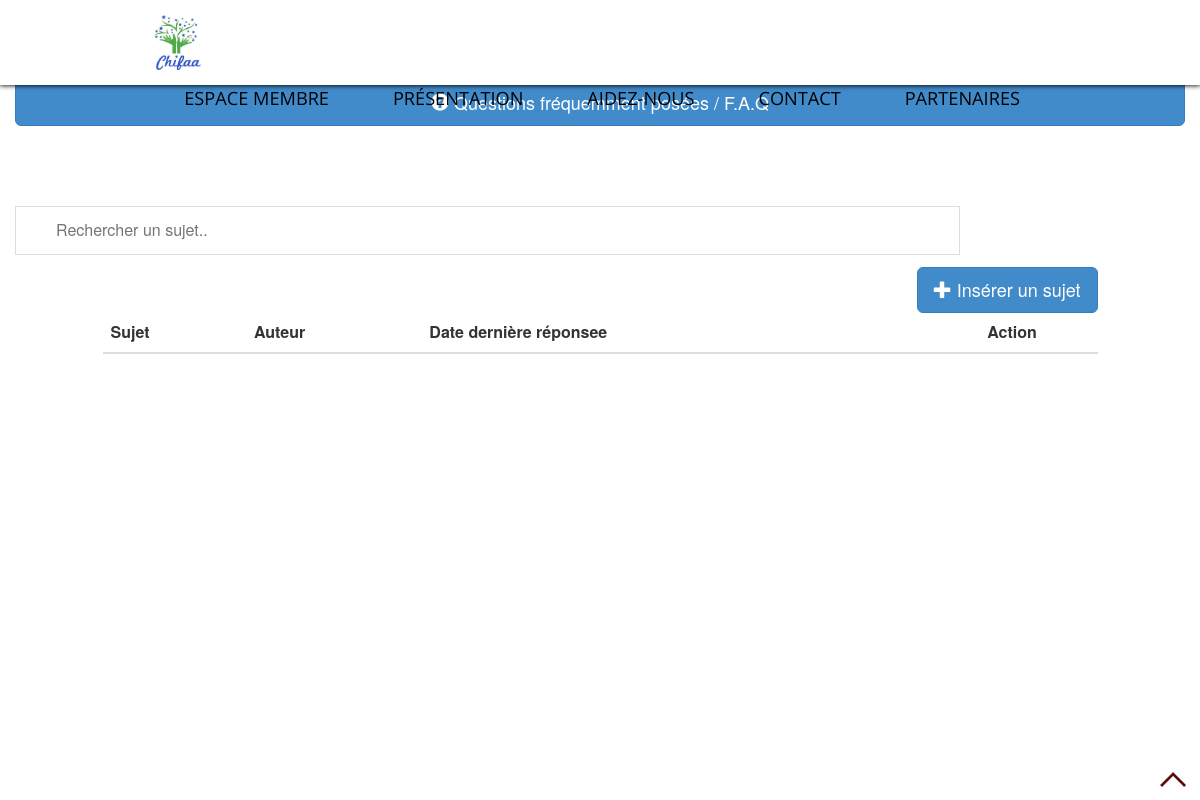
Page /FAQ.php on the earlier database version.
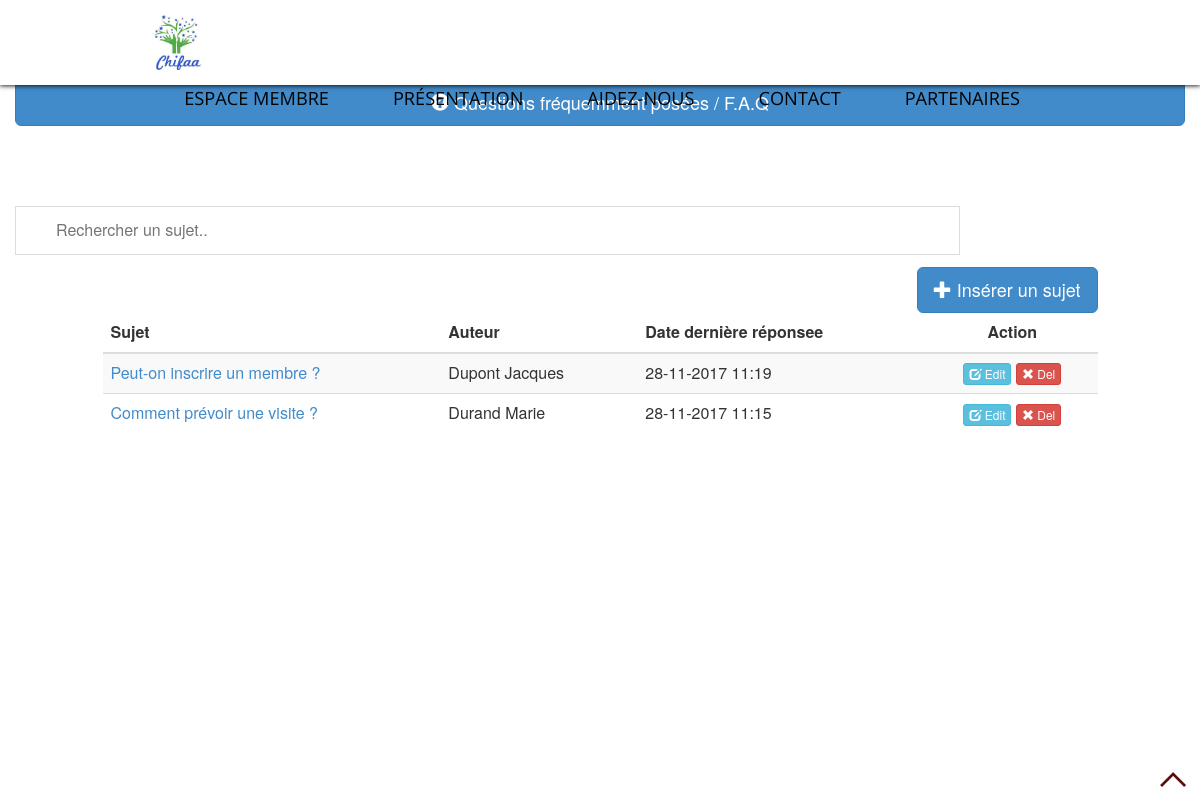
Same page on the later database version.
### tables this page shows
CREATE TABLE `forum_sujets` (
  `id` int(6) NOT NULL,
  `auteur` varchar(30) NOT NULL,
  `titre` text NOT NULL,
  `date_derniere_reponse` datetime NOT NULL DEFAULT '0000-00-00 00:00:00'
);

### FAQ.php (the view, shortened to what this page needs)
<html>
    <head>
		<link href="templates/css/bootstrap.min.css" rel="stylesheet" type="text/css" media="all" />
                <link href="templates/fonts" rel="stylesheet"  media="all" />
    </head>
    <body>
         <div class="navigation">
         </div>
          <div class="row">
          <div class="col-lg-12">
           <div class="container">
        <div class="row">
            <a href="FAQ.php" class="btn btn-block btn-lg btn-primary"><span class="glyphicon glyphicon-question-sign"></span> Questions fréquemment posées / F.A.Q</a>
            <div class="row col-md-10 ">
            <input type="text" id="myInput" onkeyup="search()" placeholder="Rechercher un sujet..">
        </div>
        </div>
        </div>
    </div>
          <?php
            try
              {
                 $base = new PDO('mysql:host=localhost;dbname=chifaa;charset=utf8', 'root', '');
            }
                catch (Exception $e)
                {
                 die('Erreur : ' . $e->getMessage());
                }
            $sql =$base->query( 'SELECT id, auteur, titre, date_derniere_reponse FROM forum_sujets ORDER BY date_derniere_reponse DESC');
             ?>
                <div class="row col-md-10 col-md-offset-1 custyle">
                <table class="table table-striped custab" id ="myTable">
                <thead>
                <a href="insert_sujet.php" class="btn btn-lg btn-primary pull-right"><span class="glyphicon glyphicon-plus"></span> Insérer un sujet</a>
                    <tr>
                        <th>Sujet</th>
                        <th>Auteur</th>
                        <th>Date dernière réponsee</th>
                        <th class="text-center">Action</th>
                    </tr>
                 </thead>
            <?php
                        while ($data = $sql->fetch())
                 {
                sscanf($data['date_derniere_reponse'], "%4s-%2s-%2s %2s:%2s:%2s", $annee, $mois, $jour, $heure, $minute, $seconde);
                echo '<tr>';
                echo '<td>';
                echo '<a href="lire_sujet.php?id_sujet_a_lire=' , $data['id'] , '">' , htmlentities(trim($data['titre'])) , '</a>';
                echo '</td><td>';
                echo htmlentities(trim($data['auteur']));
                echo '</td><td>';
                echo $jour , '-' , $mois , '-' , $annee , ' ' , $heure , ':' , $minute;
                  ?>
                </td><td class="text-center"><a class='btn btn-info btn-xs' href="#"><span class="glyphicon glyphicon-edit"></span> Edit</a> <a href="#" class="btn btn-danger btn-xs"><span class="glyphicon glyphicon-remove"></span> Del</a></td>
                </tr>
    <?php
    }
    ?>
        </table>
    </div>
</div>
</body>
</html>

Differences in the rows shown:
added forum_sujets: titre "Peut-on inscrire un membre ?", auteur "Dupont Jacques", minute "19"
added forum_sujets: titre "Comment prévoir une visite ?", auteur "Durand Marie", minute "15"
